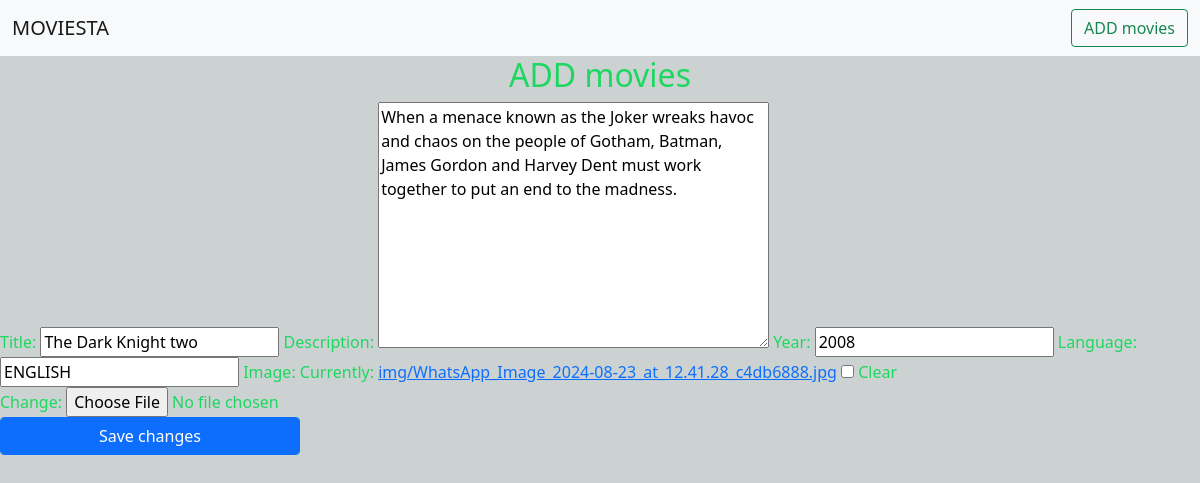
The page /edit/3 on the database its author committed.
### app1/models.py (models this page shows, shortened)
class Movie(models.Model):  #table defenition
    title=models.CharField(max_length=20)
    description=models.TextField()
    year=models.IntegerField()
    language=models.CharField(max_length=20)
    image=models.ImageField(upload_to="img/",blank=True,null=True)

### app1/views.py (the view)
# urls.py: path('edit/<int:pk>',views.Update.as_view(),name="edit"),
class Update(UpdateView):
    model = Movie
    fields = ['title','description','year','language','image']
    template_name = 'edit.html'
    success_url = reverse_lazy('app1:home')

### templates/edit.html (shortened to what this page needs)
{% extends 'base.html' %}
{% load static %}
{% block content %}
<h2 class="text-center">ADD movies</h2>
<form method="POST" enctype="multipart/form-data">
  {{form.as_table}}
<div class="mb-3">
  <input type="submit" style="width:300px;" class="form-control btn btn-primary" name="add" value="Save changes">
</div>
  </form>
{% endblock %}

### static/css/style.css (style rules this page uses)
body { background-color: #ccd2d2; color: #1ed760; }

### rows shown on the page
Movie: title "The Dark Knight two", description "When a menace known as the Joker wreaks havoc and chaos on the people of Gotham, Batman, James Gordon and Harvey Dent must work together to put an end to the madness.", year "2008", language "ENGLISH"
